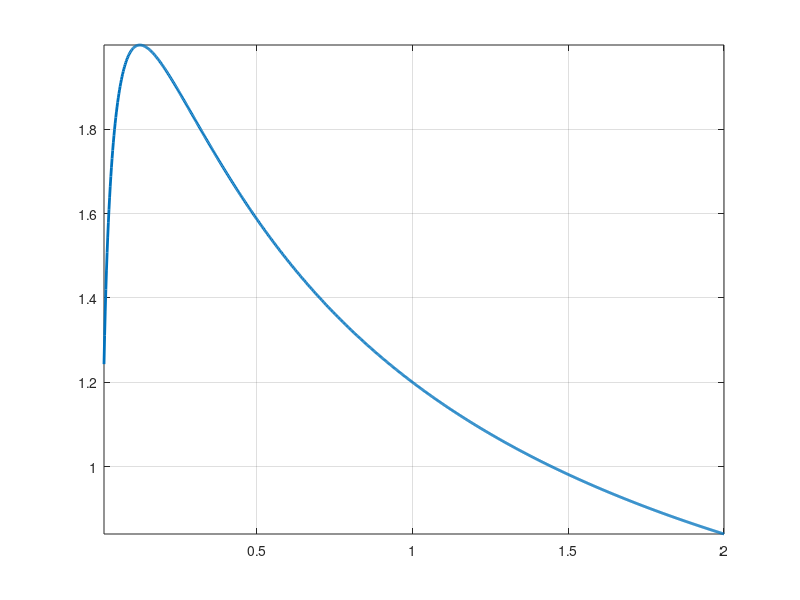
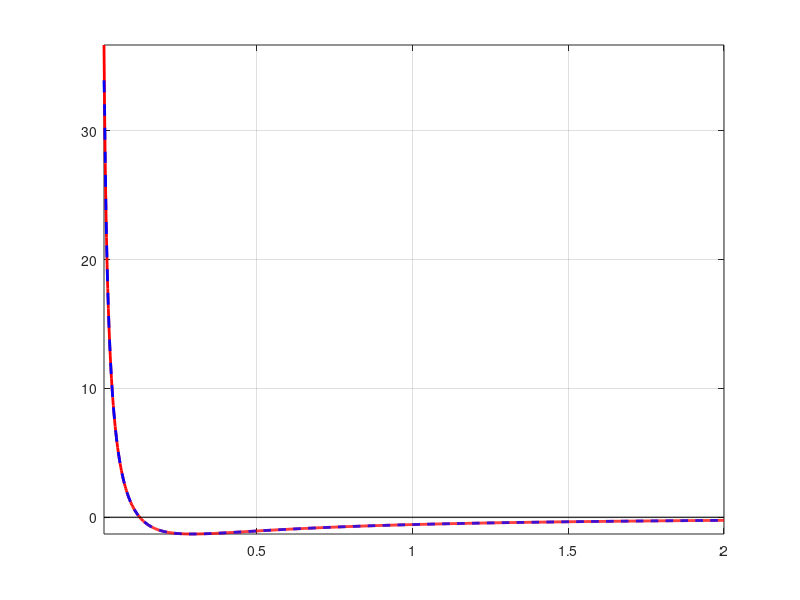

These charts were generated, in order, by the following MATLAB code:
% Script for in-class exercise 
% Rishav Mallick, EOS, 2021
clear

t = linspace(1e-2,2,1000)';

f = (6*(t.^(1/3)))./(4*t + 1);
fd = (-16*(t.^(1/3)) + 2./(t.^(2/3)))./((4*t+1).^2);
fd_n = gradient(f)./gradient(t);

figure(1),clf
plot(t,f,'LineWidth',2)
axis tight, grid on

figure(2),clf
plot(t,fd,'r-','LineWidth',2), hold on
plot(t,fd_n,'b--','LineWidth',2)
plot(t,0.*t,'k-','LineWidth',1)
axis tight, grid on
